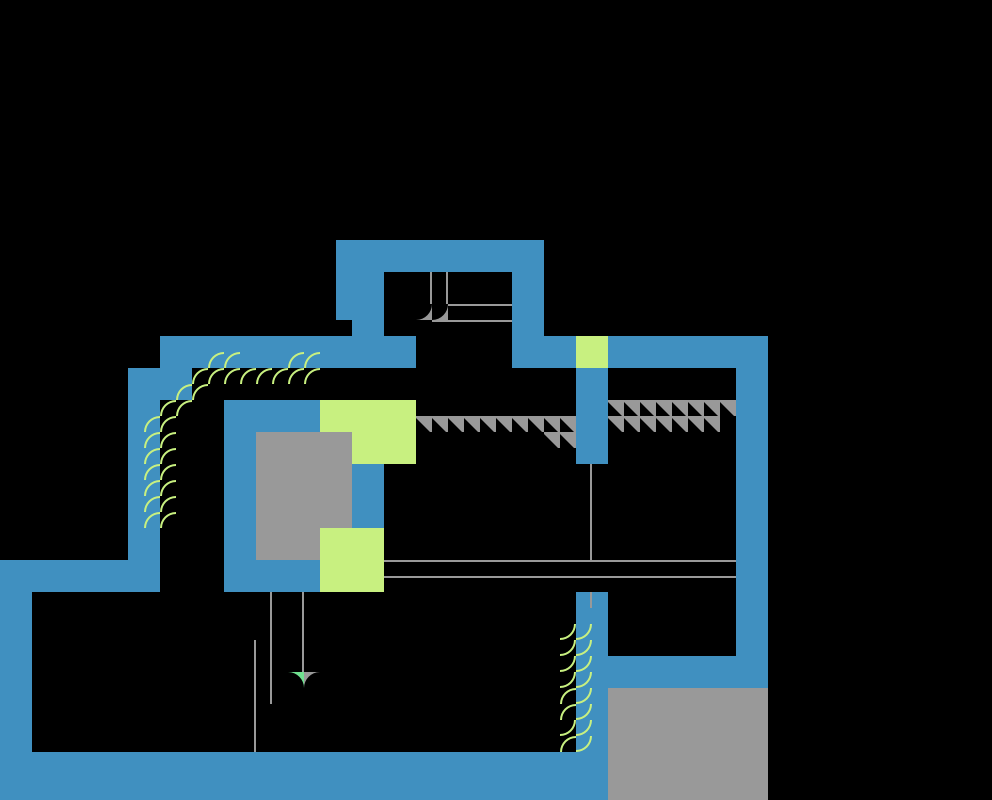

This is a level from a 2D game, rendered from its Tiled map with the project's own tilesets. A one-line summary and the map file follow, with tile-layer data summarised:
An orthogonal 62x50 tile map with 16x16 px tiles, 3 tile layers (bg, terrain, fg), 1 hidden layer not drawn, 2 tilesets and 5 objects (4x foxy).

<map version="1.0" orientation="orthogonal" width="62" height="50" tilewidth="16" tileheight="16">
 <tileset firstgid="1" name="tileset" tilewidth="16" tileheight="16">
  <image source="../graphics/map/geo2.png" width="256" height="192" />
  <tile id="2">
   <properties>
    <property name="solid" value="true" />
   </properties>
  </tile>
 </tileset>
 <tileset firstgid="193" name="Foxy" tilewidth="30" tileheight="39">
  <image source="../graphics/foxy/idle.png" width="30" height="39" />
 </tileset>
 <objectgroup name="the cave" width="62" height="50" visible="0" opacity="0.15">
  <object gid="194" x="24" y="793" />
 </objectgroup>
 <layer name="the cave" width="62" height="50" visible="0" opacity="0.25">
  <data>[3100 cells, 1 non-empty, 1 distinct tile ids]</data>
 </layer>
 <layer name="bg" width="62" height="50">
  <data>[3100 cells, 0 non-empty, 0 distinct tile ids]</data>
 </layer>
 <layer name="terrain" width="62" height="50">
  <data>[3100 cells, 577 non-empty, 3 distinct tile ids]</data>
 </layer>
 <objectgroup name="actors" width="62" height="50">
  <object name="player1" type="foxy" gid="193" x="687" y="622" />
  <object name="player2" type="foxy" gid="193" x="39" y="678" />
  <object name="player3" type="foxy" gid="193" x="438" y="345" />
  <object name="player4" type="foxy" gid="193" x="179" y="464" />
 </objectgroup>
 <layer name="fg" width="62" height="50">
  <data>[3100 cells, 160 non-empty, 8 distinct tile ids]</data>
 </layer>
</map>
